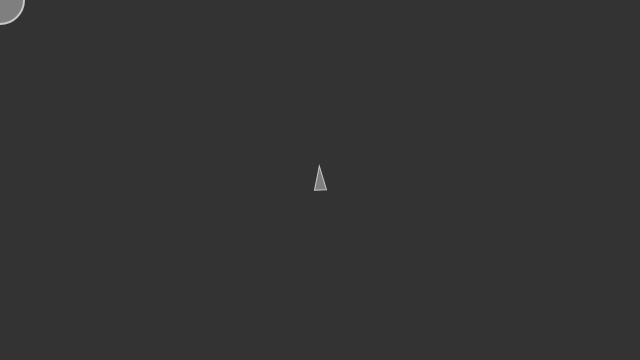
Frame 1 (no input)
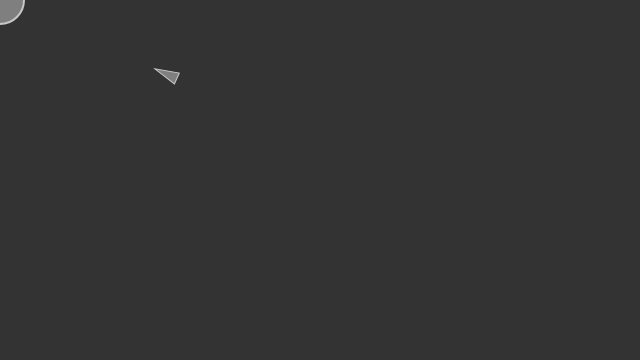
Frame 60 (no input)
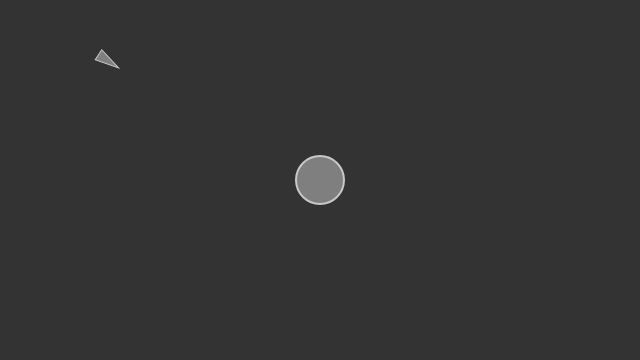
Frame 120 (the mouse pressed at the canvas centre since frame 60)

The p5.js sketch that drew these frames (run headless with seeded random() and noise() and a simulated clock; from frame 60 on, the mouse is pressed at the canvas centre):

// p5.js sketch
// ── sketch.js
// The Nature of Code
// Daniel Shiffman
// http://natureofcode.com

// Arriving "vehicle" follows the mouse position

// Implements Craig Reynold's autonomous steering behaviors
// One vehicle "arrive"
// See: http://www.red3d.com/cwr/
let v;

function setup() {
  createCanvas(640,360);
  v = new Vehicle(width/2, height/2);
}

function draw() {
  background(51);

  const mouse = createVector(mouseX, mouseY);

  // Draw an ellipse at the mouse position
  fill(127);
  stroke(200);
  strokeWeight(2);
  ellipse(mouse.x, mouse.y, 48, 48);

  // Call the appropriate steering behaviors for our agents
  v.arrive(mouse);
  v.update();
  v.display();

}

// ── vehicle.js
// The Nature of Code
// Daniel Shiffman
// http://natureofcode.com

// The "Vehicle" class

class Vehicle {
  constructor(x,y) {
  this.acceleration = createVector(0,0);
  this.velocity = createVector(0,-2);
  this.position = createVector(x,y);
  this.r = 6;
  this.maxspeed = 4;
  this.maxforce = 0.1;
  }

  // Method to update location
  update() {
    // Update velocity
    this.velocity.add(this.acceleration);
    // Limit speed
    this.velocity.limit(this.maxspeed);
    this.position.add(this.velocity);
    // Reset accelerationelertion to 0 each cycle
    this.acceleration.mult(0);
  };

  applyForce(force) {
    // We could add mass here if we want A = F / M
    this.acceleration.add(force);
  };

  // A method that calculates a steering force towards a target
  // STEER = DESIRED MINUS VELOCITY
  arrive(target) {
    const desired = p5.Vector.sub(target,this.position);  // A vector pointing from the location to the target
    const d = desired.mag();
    // Scale with arbitrary damping within 100 pixels
    if (d < 100) {
      const m = map(d,0,100,0,this.maxspeed);
      desired.setMag(m);
    } else {
      desired.setMag(this.maxspeed);
    }

    // Steering = Desired minus Velocity
    let steer = p5.Vector.sub(desired,this.velocity);
    steer.limit(this.maxforce);  // Limit to maximum steering force
    this.applyForce(steer);
  };

  display() {
    // Draw a triangle rotated in the direction of velocity
    const theta = this.velocity.heading() + PI/2;
    fill(127);
    stroke(200);
    strokeWeight(1);
    push();
    translate(this.position.x,this.position.y);
    rotate(theta);
    beginShape();
    vertex(0, -this.r*2);
    vertex(-this.r, this.r*2);
    vertex(this.r, this.r*2);
    endShape(CLOSE);
    pop();
  };
}
